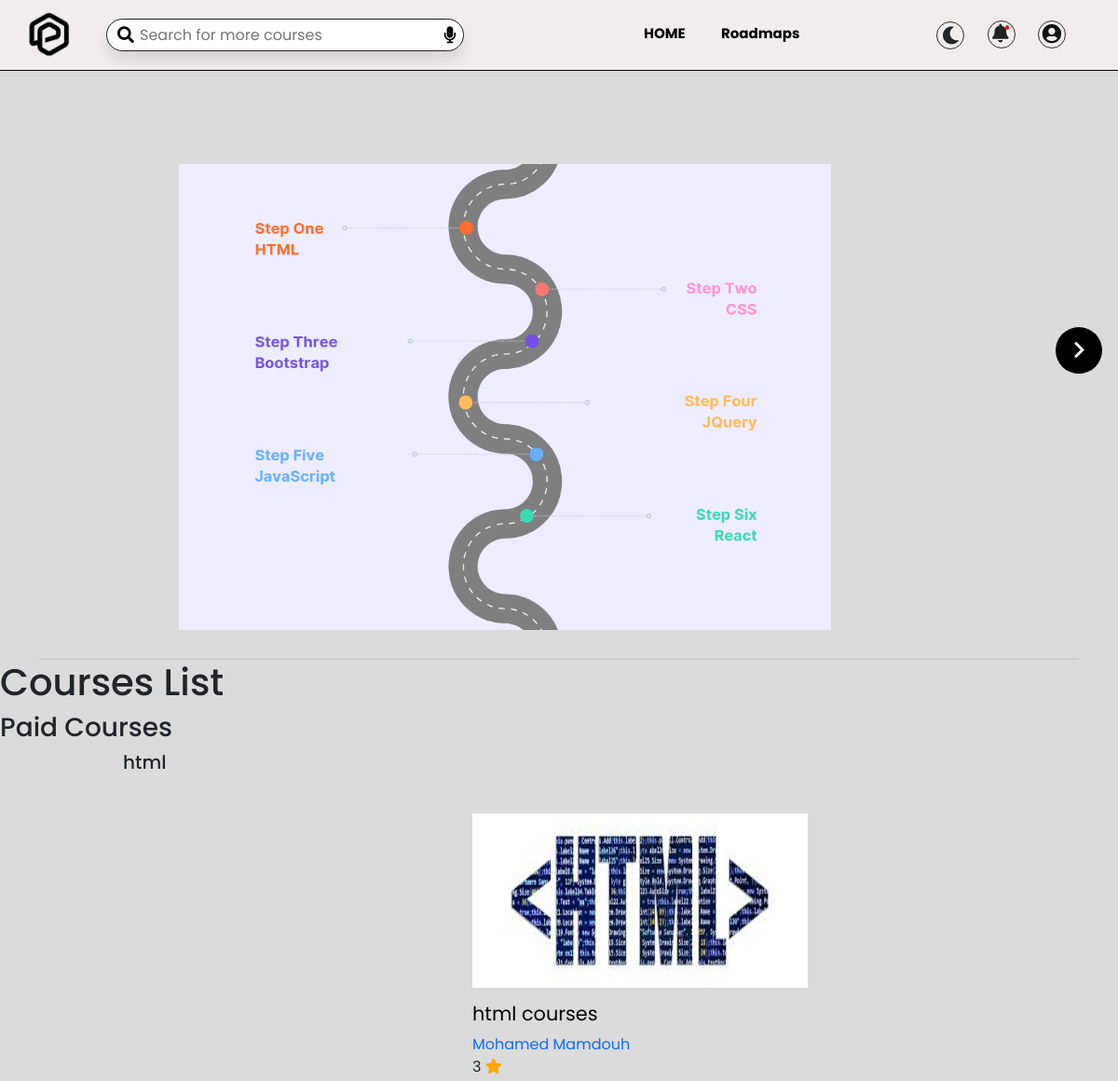
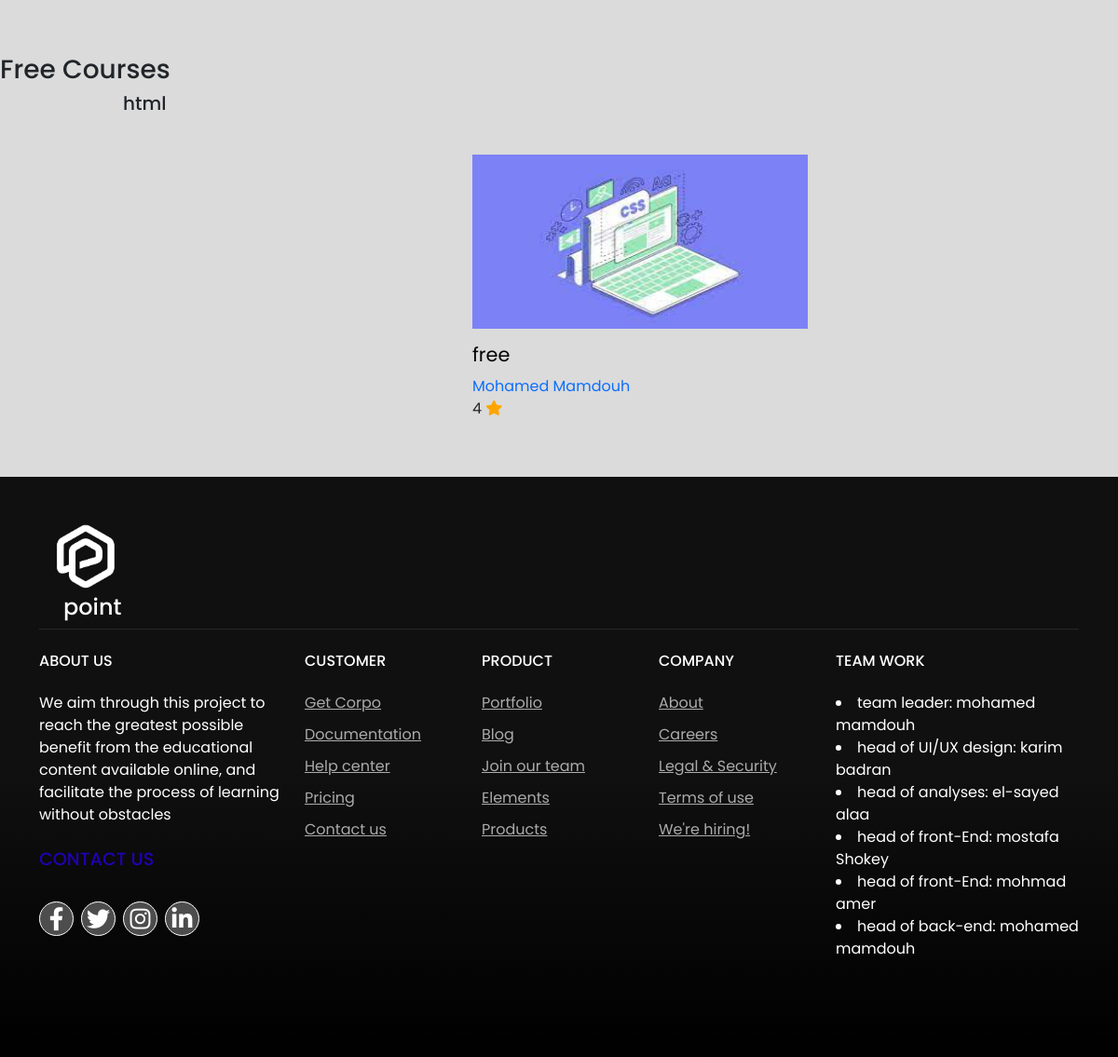
Page /courses/ on the committed database (2 pictures, top to bottom).
### courses/models.py (models this page shows, shortened)
class Section(models.Model):
    name = models.CharField(max_length=100)

class courses(models.Model):
    rodmapimage=models.ImageField(_("rodmapimage"), upload_to='rodmap_image')
    section = models.ForeignKey(Section, related_name='courses',verbose_name="section", on_delete=models.CASCADE)
    is_paid = models.BooleanField(default=True)
    image=models.ImageField(_("image"),upload_to='courses_image')
    name=models.CharField(_("name"),max_length=50)
    rate=models.IntegerField(verbose_name="rate")
    doctorname=models.ForeignKey('course_content',verbose_name="doctor_name", on_delete=models.CASCADE)

class course_content(models.Model):
    doctorname=models.CharField(_("doctor_name"), max_length=60)
    department=models.CharField(_("Department"), max_length=50)
    subtitel=models.TextField(_("about"),max_length=300,null=True,blank=True)
    subtitell=models.TextField(_("doc"),max_length=300,null=True,blank=True)
    vediourl=models.URLField(null=True,blank=True)
    urlcourses=models.URLField(null=True)
    image = models.ImageField(_("userimage"),upload_to='doctor_image' ,default=1 )
    def __str__(self):
        return self.doctorname

### courses/views.py (the view)
# urls.py: path('', courses_list, name='home-page'),
def courses_list(request):
    sections = Section.objects.all()
    return render(request, 'courses/courses_list..html', {'sections': sections})

### courses/templates/courses/courses_list..html (shortened to what this page needs)
{% extends "hader-fotar.html" %}
{% load static %}
{% block bady %}
{% block myhome %}
<link rel="stylesheet" href="{% static 'css/home.css' %}">
{% endblock myhome %}
    <section>
        <div class="container">
            <div class="slider-wrapper">
              <ul class="image-list">
                <img class="image-item" src=" {% static 'images/1.png' %}" alt="img-1" />
              </ul>
              <button id="next-slide" class="slide-button material-icons">
              </button>
            </div>
            <div class="slider-scrollbar">
              <div class="scrollbar-track">
                <div class="scrollbar-thumb"></div>
              </div>
            </div>
          </div>
    </section>
    <section>
        <div class="content-area">
            <h1>Courses List</h1>
            <h3>Paid Courses</h3>
            {% for section in sections %}
            <ul>
                {% for courses in section.courses.all %}
                    {% if  courses.is_paid %}
                    <h2 class="title">{{ section.name }}</h2>
                    <main>
                        <div class="videos-container">
                            <div class="video">
                                <div class="thumbnail">
                                    <img src="{{courses.image.url}}" />
                                </div>
                                <div class="video-detils">
                                    <div class="title">
                                        <a href="{%url 'courses:course_detail' courses.id %}" class="video-title">
                                            {{courses.name}}
                                        </a>
                                        <a href="{%url 'courses:course_detail' courses.id %}" class="video-creator">
                                            {{ courses.doctorname }}
                                         </a>
                                        <div class="cotn">
                                            <span text=bold >{{ courses.rate }}</span>
                                            <span class="fa fa-star fa-x checked"></span>
                                        </div>
                                    </div>
                                </div>
                            </div>
                        </div>
                    </main>
                    {% endif %}
                {% endfor %}
            </ul>
            <h3>Free Courses</h3>
            <ul>
                {% for courses in section.courses.all %}
                    {% if not courses.is_paid %}
                    <h2 class="title">{{ section.name }}</h2>
                    <main>
                        <div class="videos-container">
                            <div class="video">
                                <div class="thumbnail">
                                    <img src="{{courses.image.url}}" />
                                </div>
                                <div class="video-detils">
                                    <div class="title">
                                        <a href="{%url 'courses:course_detail' courses.id %}" class="video-title">
                                            {{ courses.name}}
                                        </a>
                                        <a href="{%url 'courses:course_detail' courses.id %}" class="video-creator">
                                            {{ courses.doctorname}}
                                         </a>
                                        <div class="cotn">
                                            <span text=bold >{{ courses.rate }}</span>
                                            <span class="fa fa-star fa-x checked"></span>
                                        </div>
                                    </div>
                                </div>
                            </div>
                        </div>
                    </main>
                    {% endif %}
                {% endfor %}
            </ul>
            {% endfor %}
        </div>
    </section>
{% endblock bady %}

### static/css/home.css (style rules this page uses)
* { font-family: 'poppins', sans-serif ; margin:0; padding:0; }
:root { --green:#505050; }
.title { position: relative; }
body { margin-top: 0px; transition: background-color 0.3s ease; }
.fa { font-family: var(--fa-style-family, "Font Awesome 6 Free"); font-weight: var(--fa-style, 900); }
:root { --background-color: #fff; --logo-image: url('image/logo black.png'); }
a { text-decoration: none }
.container { max-width: 1200px; width: 120%; }
.slider-wrapper { position: relative; }
.slider-wrapper .slide-button { position: absolute; top: 50%; outline: none; border: none; height: 50px; width: 50px; z-index: 5; color: #fff; display: flex; cursor: pointer; font-size: 2.2rem; background: #000; align-items: center; justify-content: center; border-radius: 50%; transform: translateY(-50%); }
.slider-wrapper .slide-button#next-slide { right: -25px; }
.slider-wrapper .image-list { display: grid; grid-template-columns: repeat(15, 1fr); gap: 500px; padding-left: 150px; font-size: 0; list-style: none; margin-bottom: 30px; overflow-x: auto; scrollbar-width: none; }
.slider-wrapper .image-list .image-item { display: flex; width: 700px; height: 600px; padding-top: 100px; object-fit: cover; }
.slider-scrollbar .scrollbar-track { background: #ccc; width: 100%; height: 2px; display: flex; align-items: center; border-radius: 4px; position: relative; }
.slider-scrollbar .scrollbar-thumb { position: absolute; top: 0; bottom: 0; width: 50%; height: 100%; cursor: grab; border-radius: inherit; }
.slider-scrollbar .scrollbar-thumb::after { content: ""; position: absolute; left: 0; right: 0; top: -10px; bottom: -10px; }
h2.title { padding: 0 100px; font-size: 40; font-family: "poppins"; font-size: 20px; }
main { width: 100%; height: 100%; padding: 35px 90px; overflow-y: auto; flex-wrap: wrap; }
.videos-container { display: flex; flex-direction: row; justify-content: space-around; }
@media (min-width: 992px) { .videos-container { width: 970px; } }
@media (min-width: 1200px) { .videos-container { width: 1170px; } }
.video { width: 400px; margin-bottom: 10px; cursor: pointer; }
.thumbnail { width: 90%; height: 187px; margin-bottom: 10px; }
.thumbnail img { height: 100%; width: 100%; flex-wrap: wrap; }
.title { display: flex; flex-direction: column; }
.title a { text-decoration: none; }
.video-title { color: rgb(3, 3, 3); font-size: 1.3rem; max-width: 278px; font-weight: 400; line-height: 2.2rem; margin-bottom: 4px; overflow: hidden; }
.checked { color: orange; left: 100%; }

### rows in the picture
Section: name "html"
courses: image (picture), name "html courses", doctorname "Mohamed Mamdouh", rate "3"
courses: image (picture), name "free", doctorname "Mohamed Mamdouh", rate "4"
